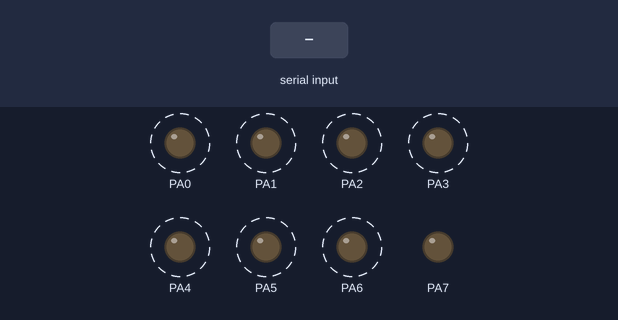
Simulated run of this program. Board: ATmega128, built with avr-gcc and emulated at 16 MHz. Shown: output pins drawn as LEDs (lit = HIGH). Dashed ring = blinking. Inputs (shaded band) come from the test bench. What the program prints to the serial monitor is not drawn.

Above: at 0.05 s.
At 1.25 s:
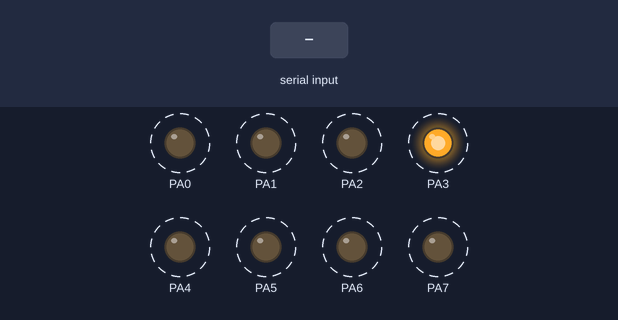
1.3 s: "1\n" received over Serial
Timing chart, 0 to 10.3 s (numbered marks = the images above; inputs shaded):
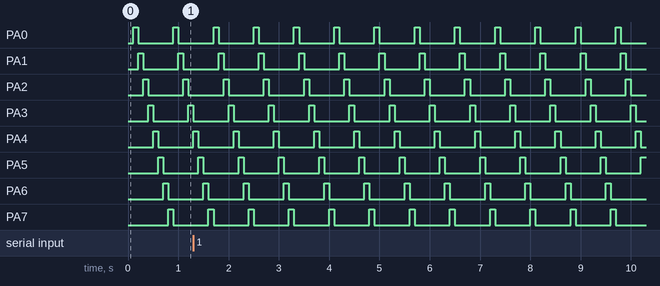

Measured:
- by itself, PA0–7: alternates HIGH for 0.10 s and LOW for 0.70 s

The program:

main.c
```c
/*
 * 04.UART.c
 *
 * Created: 2026-06-15 오전 11:36:36
 * Author : kccistc
 */


#define F_CPU 16000000UL
#include <avr/io.h>
#include <util/delay.h>
#include <avr/interrupt.h>  //sei 등의 함수
#include <stdio.h>

extern int led_main(void);
extern void UART0_transmit(uint8_t data);
extern void init_uart0(void);
extern void init_led(void);
void init_timer0(void);
extern void pc_command_processing(void);
FILE OUTPUT = FDEV_SETUP_STREAM(UART0_transmit, NULL, _FDEV_SETUP_WRITE);

volatile uint32_t msec_count = 0; //volatile 최적화 방지

/*
ISR(Interrupt Service Routine) : 인터럽트 처리함수 ISR로 시작
TIMER0_OVF_vect : Timer 0 Overflow INT 가 발생되면 이곳으로 진입함
250개의 펄스를 count (1ms) 하면 이곳으로 자동 진입한다
ISR은 가능한 짧게 작성한다
*/

ISR(TIMER0_OVF_vect) //타이머0의 오버플로우 인터럽트 함수
{
	TCNT0 = 6; //한번 인터럽트 하고나면 TCNT0가 0이 되므로 재정의
	msec_count++; //1ms count
}

int main(void)
{
	init_timer0();
	init_uart0();
	stdout = &OUTPUT; //printf가 동작 할 수 있도록 stdout를 설정
	sei(); //전역(대문) inturrupt 허용
	init_led();


//	led_main();

	while (1)
    {
		pc_command_processing();
    }
}


/*
1.timer0을 초기화 한다.
AVR에서 8bit timer 0/2 두개가 있는데, 0번을 초기화 한다.
임베디드 쪽에서 가장 신경써야할 부분이 초기화 하는것이다.
초기화가 잘못되면 이후가 다 꼬인다.

2.8bit를 가지고 1ms를 측정하는 timer/counter를 만들고자 한다.
 2.1 분주비 설정 (64분주)
     16000000Hz /64 ==> 250,000Hz
 2.2 1주기가 잡아먹는 시간 계산
	 T = 1/f = 1/250,000 ==> 0.000004sec (4us) ==> 0.004ms
 2.3 8bit 가지고 count 하는 시간을 계산 (8bit timer OV(Overflow))
     0.004ms x 256개 ==>  0.001024 sec (1.024ms)
	 0.004ms X 250개 ==> 0.001sec(1ms)
*/

void init_timer0(void){

	TCNT0 = 6;  //TCNT0 6~256 : 250개 펄스 count 하기 위해

	TCCR0 |= 1 << CS02 | 0 << CS01 | 0 << CS00; //64분주
	TIMSK |= 1 << TOIE0; //TIMER0 Overflow INT
	sei(); // 전역(대문)interrupt 허용
}
```

button.c
```c
/*
 * button.c
 *
 * Created: 2026-06-10 오후 1:25:20
 *  Author: user
 */

#include "button.h"

void init_button(void);
int get_button(int button_num, int button_pin);

// 버튼 초기화 방향설정(입력)
void init_button(void)
{
	BUTTON_DDR &= ~(1 << BUTTON0PIN | 1 << BUTTON1PIN | 1 << BUTTON2PIN | 1 << BUTTON3PIN);
	// BUTTON_DDR &= 0xf0;
	// BUTTON_DDR &= 0x0f
}

// 예) BUTTON0 3
//    button을 눌렀다 떼면 : 1을 리턴
//          이 idle 상태 : 0을 리턴

int get_button(int button_num, int button_pin)
{
	static unsigned char button_status[BUTTON_NUMBER] =
	{
		BUTTON_RELEASE,BUTTON_RELEASE,BUTTON_RELEASE,BUTTON_RELEASE
	};
	// static 지역변수에 static을 선언하면 함수를 빠져나와 다시 들어가도 이전값유지
	int current_state;

	// 1. button을 읽는다.
	current_state = BUTTON_PIN & (1 << button_pin);
	// 2. 버튼 상태 check
	if (current_state  && button_status[button_num] == BUTTON_RELEASE)  // 버튼이 처음 눌려진 상태
	{
		_delay_ms(15);  // noise가 지나가기를 기다린다.
		button_status[button_num] =BUTTON_PRESS;
		return 0;     // 아직은 완전히 눌렀다 뗀 상태가 아니다.
	}
	else if (button_status[button_num] == BUTTON_PRESS && current_state == BUTTON_RELEASE)
	{  // 버튼이 이전에 눌려진 상태였으며 지금은 떼어진 상태
		button_status[button_num] = BUTTON_RELEASE;   // 다음 버튼을 체크 하기 위하여 초기화
		_delay_ms(15);  // noise가 지나가기를 기다린다.
		return 1;   // 완전히 1번 눌렀다 뗀 상태로 인정 한다.
	}

	return 0;   // 버튼이 open 상태 이다.
}
```

button.h
```c
/*
 * button.h
 *
 * Created: 2026-06-10 오전 11:45:01
 *  Author: user
 */

#define F_CPU 16000000UL  //16MHz
#include <avr/io.h>  // PORTA PORTB PORTD... IO관련 reg가 들어 있다.
#include <util/delay.h>  // _delay_ms _delay_us 등

#define  BUTTON_DDR  DDRD
#define  BUTTON_PIN  PIND   // PORTD를 읽는 register 5v:1  0v:0

#define  BUTTON0PIN 3    // PORTD.4
#define  BUTTON1PIN 4    // PORTD.5
#define  BUTTON2PIN 5    // PORTD.6
#define  BUTTON3PIN 6    // PORTD.7

#define  BUTTON0   0   // PORTD.3의 가상 index (sw번호)
#define  BUTTON1   1   // PORTD.4의 가상 index (sw번호)
#define  BUTTON2   2   // PORTD.5의 가상 index (sw번호)
#define  BUTTON3   3   // PORTD.6의 가상 index (sw번호)
#define  BUTTON_NUMBER  4   // 버튼 갯수

#define  BUTTON_PRESS  1      // 버튼을 누르면 high (active-high)
#define  BUTTON_RELEASE 0     // 버튼을 뗀 상태 (low)
```

led.c
```c
/*
 * led.c
 *
 * Created: 2026-06-10 오후 3:10:22
 *  Author: user
 */

#include "led.h"
void init_led(void);
void led_all_on(void);
void led_all_off(void);
void led_shift_left_on(void);
void led_shift_right_on(void);
int led_main(void);
void led_shift_right_keep_on(void);
void led_shift_left_keep_on(void);
void led_flower_on(void);
void led_flower_off(void);

#define  FUNC_SU 6
extern volatile uint32_t msec_count ;
int func_state = 0;

void (*fp[]) () =
{
	led_shift_left_on, //func_state = 0
	led_shift_right_on, //1
	led_shift_left_keep_on, //2
	//led_all_off, //3
	led_shift_right_keep_on, //3
	//led_all_off, //5
	led_flower_on, //4
	led_flower_off //func_state = 5
};

int led_main(void){

//	uint8_t led_toggle = 0;
	init_led();
	led_all_off();
	while(1)
	{
#if 1

	fp[func_state] ();

#else
		if(msec_count >= 500) //500ms  if(msec_count == 500)
		{
		msec_count = 0;
		led_toggle = !led_toggle;
		if(led_toggle){
			led_all_on();
			}
		else led_all_off();

	}
#endif

       /*led_shift_left_keep_on();
		led_all_off();
		led_shift_right_keep_on();
		led_all_off();
		*/
/*	   led_flower_on();

	   led_flower_off();
	   */

	}
	return 0;
}

void init_led(void)
{
	DDRA=0xff;  // PORTA 를 출력 모드로 설정
	PORTA=0x00;  // PORTA에 물려있는 led를 all off
}

void led_all_on(void)
{
	PORTA=0xff;
}

void led_all_off(void)
{
	PORTA=0x00;
	func_state = (func_state + 1) % FUNC_SU;
}


void led_shift_left_on() {
#if 1

	static int i = 0;

	if(msec_count >=100)
	{
		msec_count = 0;
		*(unsigned char*)0x3B = 1 << i;
		i = (i + 1) % 8;
// 		if ((i = (i + 1) % 8) == 0)
// 		func_state = (func_state + 1) % FUNC_SU; //다음 실행할 func 으로 jump
	}


#endif
#if 0

	static int i = 0;

	*(unsigned char*)0x3B = 1 << i;
	_delay_ms(30);
	i = (i + 1) % 8;

/*	for (int i = 0; i < 8; i++) {
		*(unsigned char*)0x3B = 1 << i;
		_delay_ms(30);
*/
	}
#endif
}


void led_shift_right_on() {
#if 1

	static int i = 0;
	if(msec_count >=100)
	{
		msec_count = 0;
		*(unsigned char*)0x3B = 0x80 >> i;
		i = (i + 1) % 8;
// 		if ((i = (i + 1) % 8) == 0)
// 		func_state = (func_state + 1) % FUNC_SU; //다음 실행할 func 으로 jump
// 	}
	// *(unsigned char*)0x3B = 1 << (7 - i);
                 }

#else

	for (int i = 0; i < 8; i++) {
		*(unsigned char*)0x3B = 1 << (7 - i);
		_delay_ms(30);
	}
#endif
}

void led_shift_left_keep_on(){

		static int i = 0;
		if(msec_count >=100){
		msec_count = 0;
		*(unsigned char*)0x3B |= 1 << i;
		if ((i = (i + 1) % 8) == 0)
		func_state = (func_state + 1) % FUNC_SU; //다음 실행할 func 으로 jump
				}
		}


void led_shift_right_keep_on(){
			static int i = 0;
			if(msec_count >=100){
				msec_count = 0;
				*(unsigned char*)0x3B |= 0x80 >> i;
				if ((i = (i + 1) % 8) == 0)
				func_state = (func_state + 1) % FUNC_SU; //다음 실행할 func 으로 jump
			}
}

void led_flower_on(){
		static int i = 0;
		if(msec_count >=100){
		msec_count = 0;
		*(unsigned char*)0x3B |= (1 << (3 - i) | 1 << (4 + i));
		if ((i = (i + 1) % 8) == 0)
		func_state = (func_state + 1) % FUNC_SU; //다음 실행할 func 으로 jump
				}
}
	/*
	PORTA |= (1<<4) | (1<<3); _delay_ms(300);
	PORTA |= (1<<5) | (1<<2); _delay_ms(300);
	PORTA |= (1<<6) | (1<<1); _delay_ms(300);
	PORTA |= (1<<7) | (1<<0); _delay_ms(300);
*/


void led_flower_off(){

		static int i = 0;
		if(msec_count >=100){
		msec_count = 0;
		*(unsigned char*)0x3B &= ~(1 << (0 + i) | 1 << (7 - i));
		if ((i = (i + 1) % 8) == 0)
		func_state = (func_state + 1) % FUNC_SU; //다음 실행할 func 으로 jump
		}
}
	/*	PORTA &= ~((1<<7) | (1<<0)); _delay_ms(300);
	PORTA &= ~((1<<6) | (1<<1)); _delay_ms(300);
	PORTA &= ~((1<<5) | (1<<2)); _delay_ms(300);
	PORTA &= ~((1<<4) | (1<<3)); _delay_ms(300);
*/
```

led.h
```c
/*
 * led.h
 *
 * Created: 2026-06-10 오후 3:09:22
 *  Author: user
 */


#ifndef LED_H_
#define LED_H_
#define F_CPU 16000000UL  // 16MHz
#include <avr/io.h>  // PORTA PORTB PORTD... IO관련 reg가 들어 있다.
#include <util/delay.h>  // _delay_ms _delay_us 등

#endif /* LED_H_ */
```

uart0.c
```c
/*
 * uart0.c
 *
 * Created: 2026-06-16 오전 9:57:51
 *  Author: kccistc
 */

#include "uart0.h"
void init_uart0(void);
void UART0_transmit(uint8_t data);
/*
	1. 전송속도 : 9600bps
	2. start/stop 설정
	3. RX(수신) : interrupt로 설정
*/
extern int func_state;
extern void (*fp[]) ();
//p278 참고 표: 12-3
//PC로 부터 1byte가 들어오면 자동적으로 이곳으로 진입
//ex) led_all_on\n 이면 11번 이곳으로 진입

void pc_command_processing(void);

ISR(USART0_RX_vect)
{
	volatile uint8_t data;
	volatile static int i = 0;

	data = UDR0; //hw적으로 data에 복사되는 순간 UDR0는 null

	if(data == '\n' || data == '\r')
	{
		if((rear+1)% QUEUE_SIZE == front % QUEUE_SIZE){ //queue full 상태
		return;
		}//queue full 상태

		rx_buff[rear][i] = '\0';
		i = 0; //다음 string을 저장하기 위해서i를 0으로 만든다
		rear = (rear + 1) % QUEUE_SIZE; //0~9
	}
	else
	{
		if((rear+1)% QUEUE_SIZE == front % QUEUE_SIZE){ //queue full 상태
		return;
		}
		rx_buff[rear][i++] = data;
	}
}

void init_uart0(void){

	//1.전송속도 : 9600bps
	UBRR0H = 0x00;
	UBRR0L = 207; //9600BPS 표 8-9
	UCSR0A |= 1 << U2X0; //2배속 설정(sampling 8)
	//UART0를 송수신 다 가능하고 RX INT가 가능하도록 설정
	UCSR0B |= 1 << RXEN0 | 1 << TXEN0 | 1 << RXCIE0;
}

//UART0로 1byte를 전송하는 함수
void UART0_transmit(uint8_t data)
{
	while(!(UCSR0A & 1 << UDRE0)) // data가 송신중이면 송신이 끝날때 까지 기다림(비어있는지 확인하는 작업)
	; //No operation
	UDR0 = data; //HW전송 register에 data를 송신한다.
}

void pc_command_processing(void){

if (front != rear) //data가 rx_buff에 존재하는지 check
{
	printf("%s", rx_buff[front]); //&rx_buff[front][0]


	if (strncmp((char *)rx_buff[front], "led_shift_left_on", strlen("led_shift_left_on")) == 0) {
		func_state = 0;
	}
	else if (strncmp((char *)rx_buff[front], "led_shift_right_on", strlen("led_shift_right_on")) == 0) {
		func_state = 1;
	}
	else if (strncmp((char *)rx_buff[front], "led_shift_left_keep_on", strlen("led_shift_left_keep_on")) == 0) {
		func_state = 2;
	}
	else if (strncmp((char *)rx_buff[front], "led_shift_right_keep_on", strlen("led_shift_right_keep_on")) == 0) {
		func_state = 3;
	}
	else if (strncmp((char *)rx_buff[front], "flower_on", strlen("flower_on")) == 0) {
		func_state = 4;
	}
	else if (strncmp((char *)rx_buff[front], "flower_off", strlen("flower_off")) == 0) {
		func_state = 5;
	}
	front = (front + 1) % QUEUE_SIZE;
}
	fp[func_state]();
}
```

uart0.h
```c
/*
 * uart0.h
 *
 * Created: 2026-06-16 오전 9:57:39
 *  Author: kccistc
 */

#define F_CPU 16000000UL  // 16MHz
#include <avr/io.h>  // PORTA PORTB PORTD... IO관련 reg가 들어 있다.
#include <util/delay.h>  // _delay_ms _delay_us 등
#include <avr/interrupt.h>
#include <string.h>

#define QUEUE_SIZE 10
#define QUEUE_LENGTH 80
volatile int rear=0; // interrupt에서 queue에 data를 저장하는 위치값
volatile int front=0; // pc_command_processing에서 가져가는 위치값
volatile unsigned char rx_buff[QUEUE_SIZE][QUEUE_LENGTH];
```
